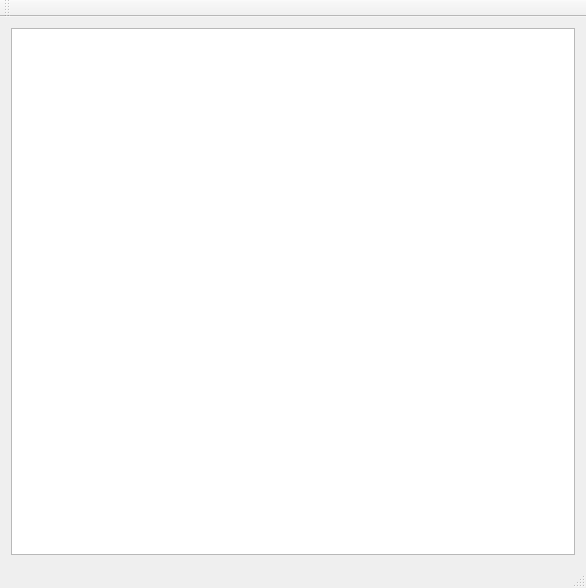
<?xml version="1.0" encoding="UTF-8"?>
<ui version="4.0">
 <class>MainWindow</class>
 <widget class="QMainWindow" name="MainWindow">
  <property name="geometry">
   <rect>
    <x>0</x>
    <y>0</y>
    <width>586</width>
    <height>588</height>
   </rect>
  </property>
  <property name="windowTitle">
   <string>MainWindow</string>
  </property>
  <widget class="QWidget" name="centralWidget">
   <layout class="QVBoxLayout" name="verticalLayout">
    <item>
     <widget class="QGraphicsView" name="graphicsView"/>
    </item>
   </layout>
  </widget>
  <widget class="QMenuBar" name="menuBar">
   <property name="geometry">
    <rect>
     <x>0</x>
     <y>0</y>
     <width>586</width>
     <height>23</height>
    </rect>
   </property>
  </widget>
  <widget class="QToolBar" name="mainToolBar">
   <attribute name="toolBarArea">
    <enum>TopToolBarArea</enum>
   </attribute>
   <attribute name="toolBarBreak">
    <bool>false</bool>
   </attribute>
  </widget>
  <widget class="QStatusBar" name="statusBar"/>
 </widget>
 <layoutdefault spacing="6" margin="11"/>
 <resources/>
 <connections/>
</ui>
